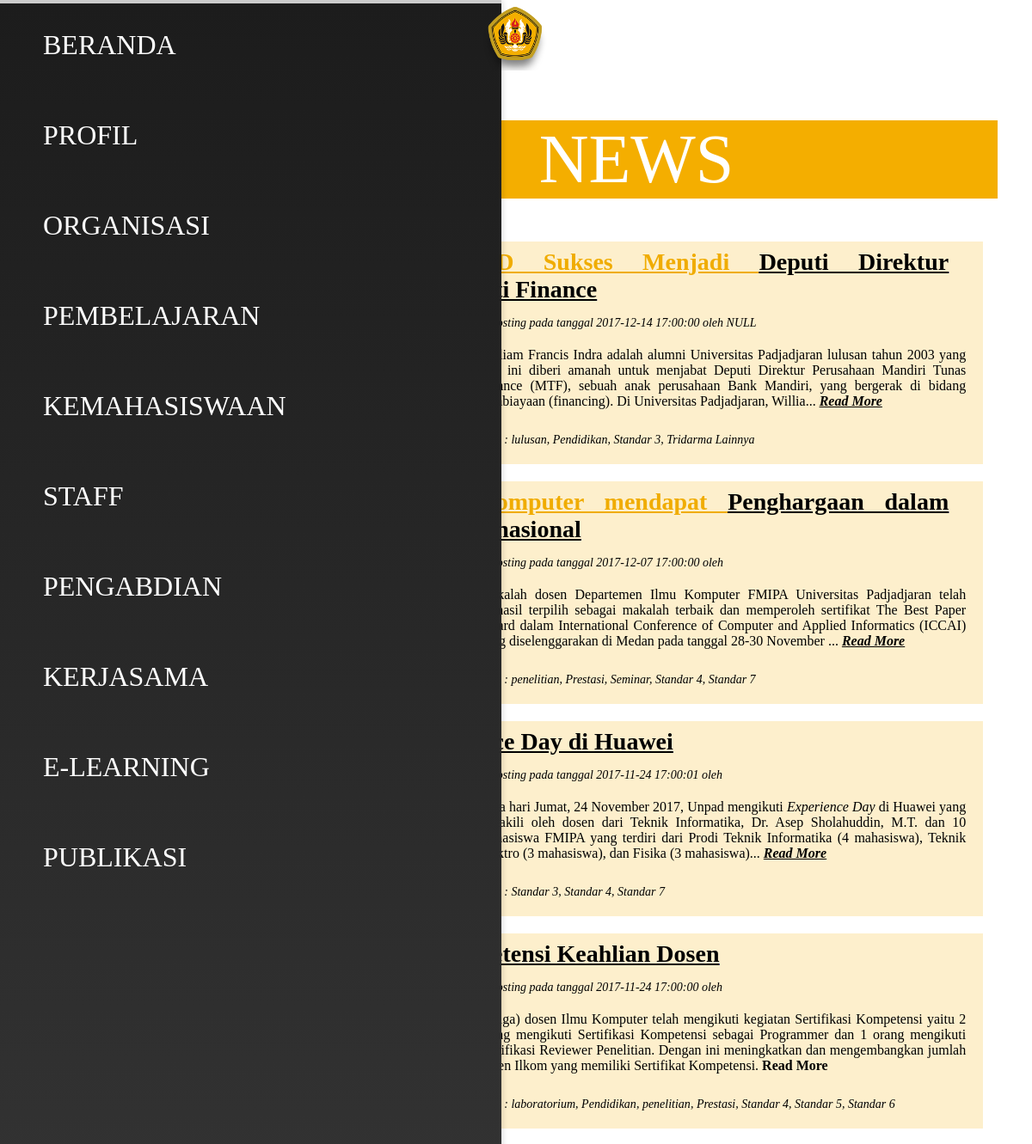
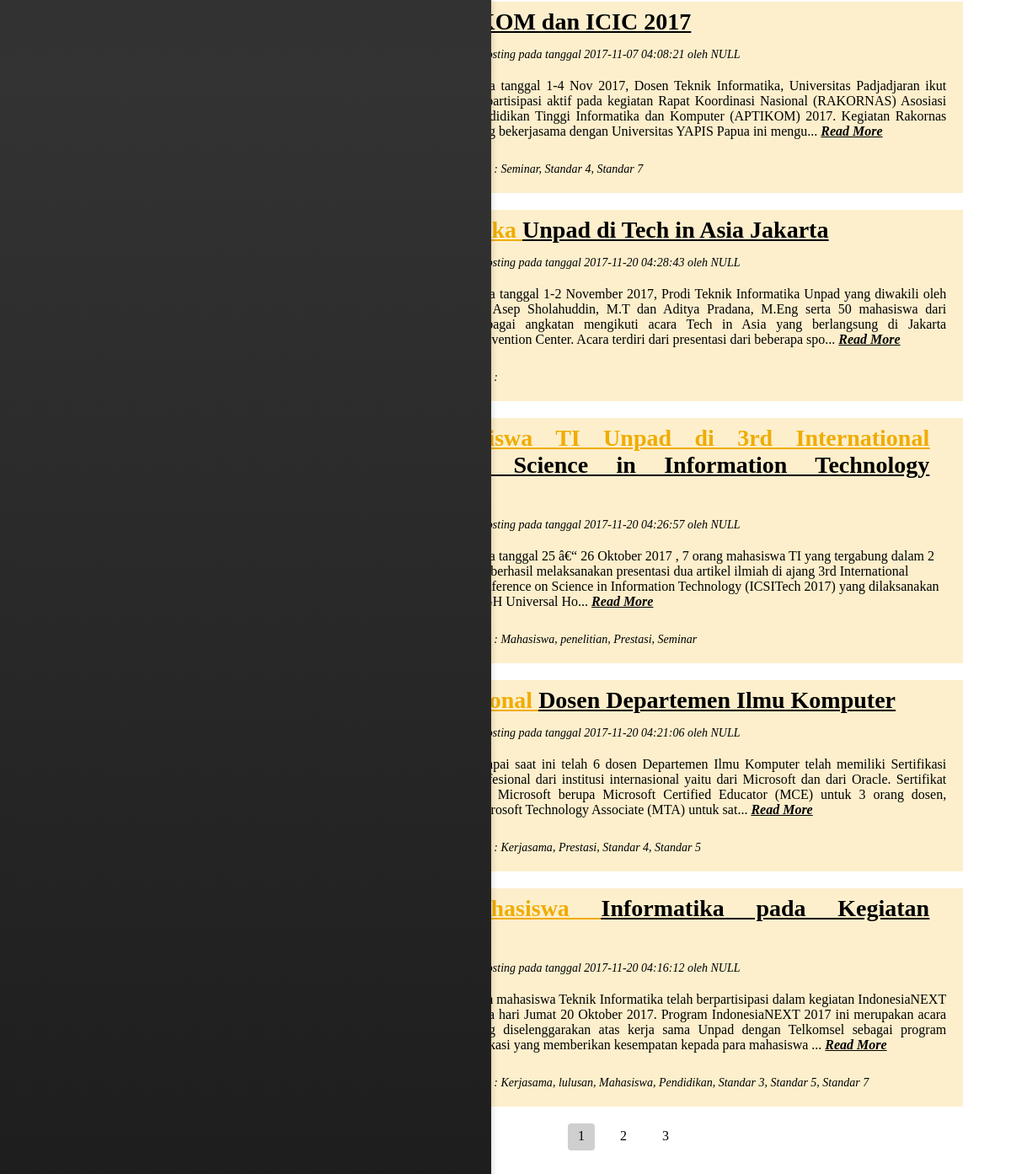
The page /Posting.php on the database as committed earlier (2 pictures, top to bottom).
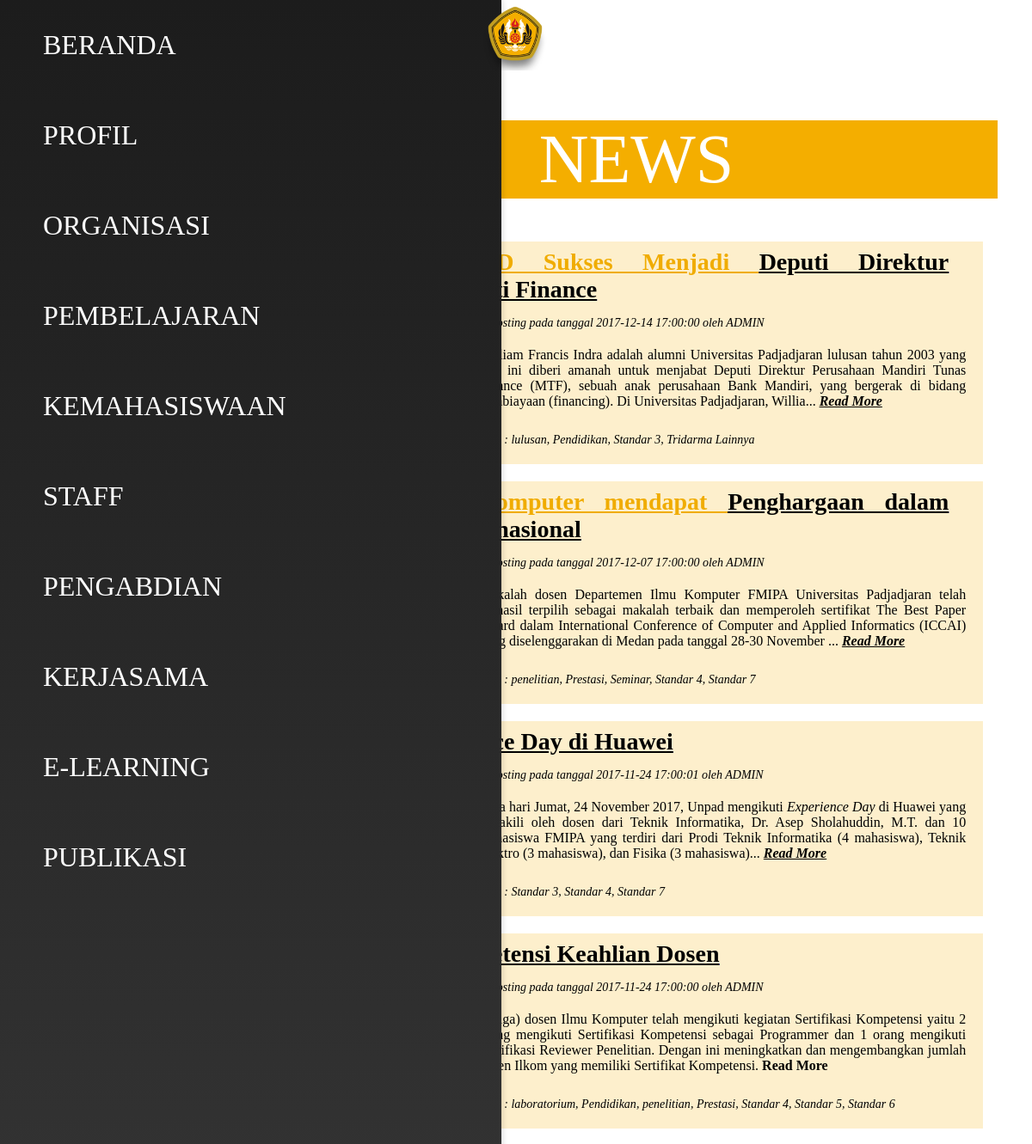
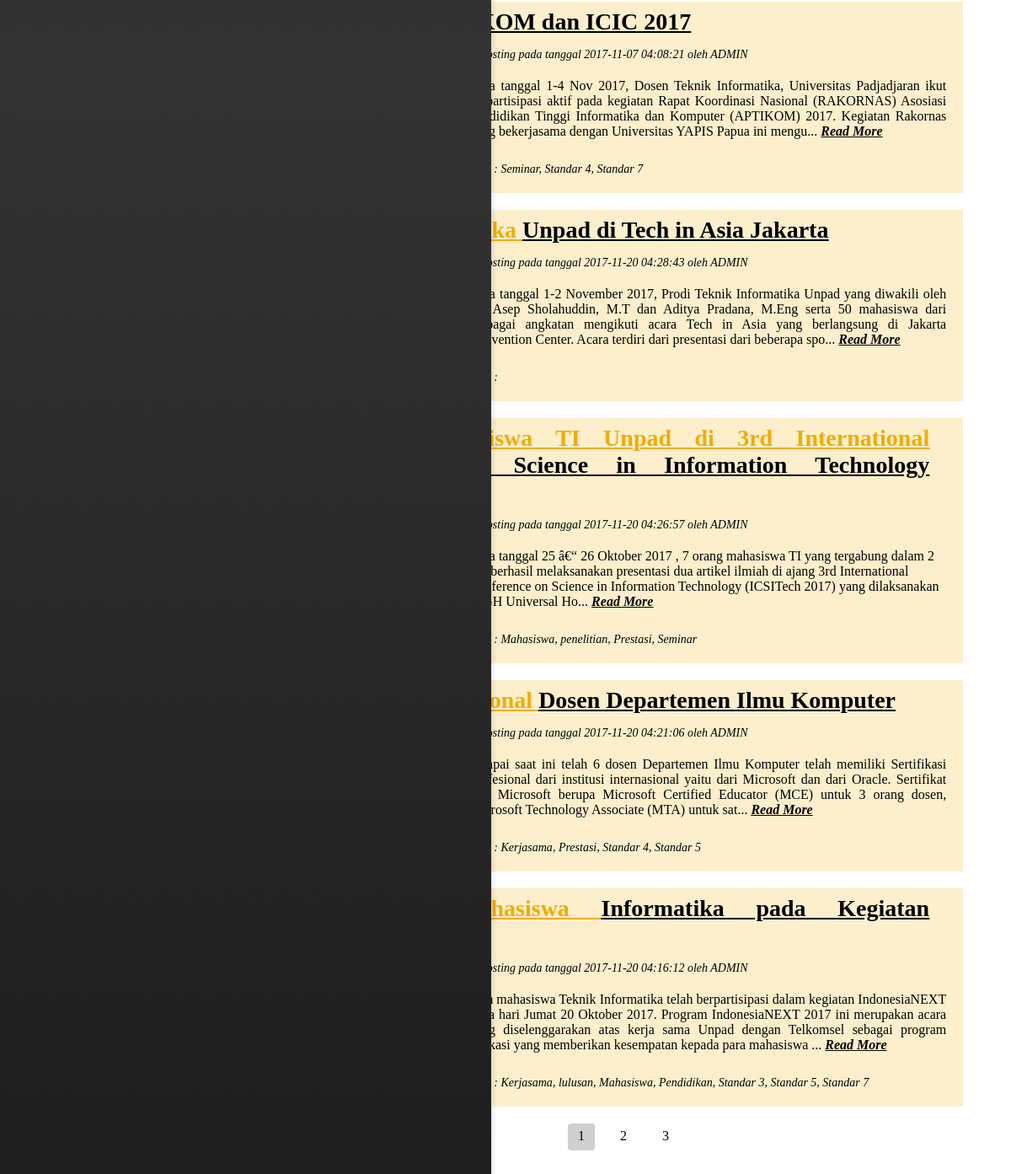
The same page on the database as committed later (2 pictures, top to bottom).
### tables this page shows
CREATE TABLE `posting` (
  `ID` int(11) NOT NULL,
  `Judul` text NOT NULL,
  `Tanggal` timestamp NOT NULL DEFAULT CURRENT_TIMESTAMP,
  `Isi` text NOT NULL,
  `Author` text NOT NULL,
  `tag0` int(11) DEFAULT NULL,
  `tag1` int(11) DEFAULT NULL,
  `tag2` int(11) DEFAULT NULL,
  `tag3` int(11) DEFAULT NULL,
  `tag4` int(11) DEFAULT NULL,
  `tag5` int(11) DEFAULT NULL,
  `tag6` int(11) DEFAULT NULL,
  `tag7` int(11) DEFAULT NULL,
  `tag8` int(11) DEFAULT NULL
);

CREATE TABLE `tags` (
  `ID` int(11) NOT NULL,
  `Text` text NOT NULL
);

CREATE TABLE `gambar` (
  `ID` int(11) NOT NULL,
  `TagPost` int(11) NOT NULL,
  `Utama` tinyint(1) NOT NULL,
  `caption` text
);

### Posting.php (the view, shortened to what this page needs)
<!DOCTYPE html>
<html lang="en" xmlns="http://www.w3.org/1999/xhtml">
<head>
</head>
<body>
	<?php
		include 'database.php';
		$id=0;
		$isi ='';
	?>
    <div class="grid-container">
        <div class="grid-headline-header"></div>
        <div class="grid-content">
            <div class="contentstyle" style="margin:40px;text-align:justify">
				<?php
					echo $isi."<br>";
								?>
								<?php
					if ($id==0){
						if ( $_GET['page'] ) { $page_id = $_GET['page']; }
						else { $page_id = 1; }
						$sqlx = "SELECT * FROM posting ORDER BY ID DESC LIMIT ".(($page_id - 1) * 10).",10";
						$resultx = $conn->query($sqlx);
						if (($resultx->num_rows > 0))
						{
							?>
							<div class="ultimate-header">
								<p>NEWS</p>
							</div>
							<ul>
							<?php
							while($rowx = $resultx->fetch_assoc())
							{
								$avaible = true;
								$sqly = "SELECT * FROM gambar";
								$resulty = $conn->query($sqly);
								?>
									<div class="daftar-artikel">
										<div class="daftar-artikel-header">
											<?php
											$mid = strrpos(substr($rowx["Judul"], 0, floor(strlen($rowx["Judul"]) / 2)), ' ') + 1;
											$judulf = substr($rowx["Judul"], 0, $mid);
											$judulb = substr($rowx["Judul"], $mid);
											?>
											<a href="?ID=<?php echo $rowx["ID"]?>">
											<b><span><?php echo $judulf; ?></span><span><?php echo $judulb; ?></span></b></a>
										</div>
										<div class="daftar-artikel-thumbnail">
											<?php
											while($rowy = $resulty->fetch_assoc()) {
												if (($rowx["ID"] == $rowy["TagPost"]) and ($rowy["Utama"] == 0) and $avaible) { $avaible=false;?>
													<img class="artikel-list-thumbnail" src="imgpost\<?php echo $rowy["ID"]; ?>-thumbnail.jpg">
											<?php } } ?>
										</div>
										<div>
											<p id="artikel-ket">
												Diposting pada tanggal
												<?php echo $rowx["Tanggal"]?>
												oleh
												<?php echo $rowx["Author"]?>
											</p>
										</div>
										<div class="daftar-artikel-content">
											<?php
												$str = $rowx["Isi"];
												$isi = substr($str, 0, 300);
												$isi .= "...";
												echo $isi;
											?>
											<a href="?ID=<?php echo $rowx["ID"]?>">
											<b>Read More</b></a><br>
										</div>
										<div>
											<p id="artikel-tags">Tags :
												<?php
													$tagn = 0;
													while ($tagn <= 8)
													{
														$sql_tag = "SELECT * FROM tags";
														$resultt = $conn->query($sql_tag);
														if ($resultt->num_rows > 0) {
															while($rowtag = $resultt->fetch_assoc()) {
																if ($rowx['tag'.$tagn] == $rowtag['ID']) { echo $rowtag['Text']; }
															}
														}
														if ($rowx["tag".($tagn + 1)] != 0) { echo ", "; }
														$tagn += 1;
													}
												?>
											</p>
										</div>
									</div>
								<?php
							}
							?>
							</ul>
							<div class="page-list-row">
								<?php
									$sqlm = "SELECT MAX(ID) FROM posting";
									$resultm = $conn->query($sqlm);
									while($rowm = $resultm->fetch_assoc()) { $max_page = ($rowm['MAX(ID)'] % 10) + 1; }
								?>
								<a href><div class="page-list-counter" id="active"><p><?php echo $page_id; ?><p></div></a>
								<?php if ($page_id < $max_page) { ?>
									<a href="?page=<?php echo $page_id + 1; ?>"><div class="page-list-counter"><p><?php echo $page_id + 1; ?><p></div></a>
								<?php }
								if ($page_id + 1 < $max_page) { ?>
									<a href="?page=<?php echo $page_id + 2; ?>"><div class="page-list-counter"><p><?php echo $page_id + 2; ?><p></div></a>
								<?php } ?>
							</div>
							<?php
						}
					}
				?>
            </div>
        </div>
    </div>
</body>
</html>

### css/konten_grid.css (style rules this page uses)
@media screen and (max-width: 1599px) and (min-width: 1200px) { .grid-container { margin-top: 42px; margin-left: 280px; } }
.grid-container { display: grid; z-index: 5; transition: 0.5s; }
.grid-content { top: -100px; position: relative; font-family: 'Futura bk BT'; }

### css/artikel.css (style rules this page uses)
h2 { font-family: 'Futura bk BT'; margin-bottom: 10px; }
p { font-family: 'Futura bk BT'; }
.contentstyle p { margin-top: 10px; }
.daftar-artikel { height: auto; margin: 20px 2% 20px 2%; padding: 3px 0 20px; color: black; background-color: #fdefcc; }
.daftar-artikel div:not(.daftar-artikel-header):not(.daftar-artikel-thumbnail) { padding-left: 220px; }
.daftar-artikel-header a span:first-child { text-decoration: underline; }
.daftar-artikel-header a span:last-child { text-decoration: underline; }
.daftar-artikel-header span:first-child { color: #f0ac00; }
.daftar-artikel-header span:last-child { color: black; }
.daftar-artikel-header { display: block; margin: 40px 40px 15px; margin-top: 5px; font-family: 'Futura md BT'; font-size: 28px; }
.daftar-artikel-thumbnail { text-align: center; position: absolute; display: inline-block; margin-left: 45px; width: 150px; height: 150px; border: 1px solid black; }
.artikel-list-thumbnail { height: 100%; width: auto; }
.daftar-artikel-content { margin: 20px; margin-left: 0; min-height: 5em; font-family: 'Futura bk BT'; font-size: 16px; }
.daftar-artikel-content a { font-style: italic; color: black; }
#artikel-ket, #artikel-tags { font-style: italic; font-size: 14px; }
.page-list-row { width: 100%; text-align: center; }
.page-list-counter { display: inline-block; margin: 0 7px; height: 30px; width: 30px; text-align: center; color: #000; border: 1px solid rgba(255, 255, 255, 0); transition: .4s; }
.page-list-counter#active { background-color: #cfcfcf; border-radius: 4px; }
.ultimate-header { transform: translateY(-30px); background-color: #f4ae00; width: 100%; height: auto; border-bottom: 40px; text-align: center; }
.ultimate-header p { font-size: 80px; color: white; }
.page-list-counter p { transform: translateY(-5px); }

### css/navbar.css (style rules this page uses)
@media screen and (max-width: 1200px) { div.navbar { position : fixed; top : 0; left: 0; width : auto; height: 100%; margin: 0; padding: 0; background-color: #555; background: linear-gradient(#1c1c1c, #333, #1c1c1c); z-index: 9; box-shadow: 0 0 8px 0 rgba(0, 0, 0, 0.2); overflow: auto; } }
@media screen and (max-width: 1200px) { li.navbar, .dropdown, li.lower-navbar { list-style-type: none; width: 100%; float: top; } }
@media screen and (max-width: 1200px) { li.navbar a, .dropdown a, li.lower-navbar a { display: block; color: white; text-align: left; padding: 30px 250px 30px 50px; font-size: calc(20px + 1.5vh); font-family: 'Futura Md BT'; text-decoration: none; margin-bottom: 4px; } }
@media screen and (max-width: 1200px) { .dropdown { display: block; position: relative; } }
@media screen and (max-width: 1200px) { ul.lower-mnavbar { position : fixed; top : 0; max-width : 8%; list-style-type: none; margin: 0 46%; padding: 0; z-index: 10; } }
@media screen and (max-width: 1200px) { li.lower-mnavbar { padding: 1px; float: middle; position: relative; } }

### css/konten.css (style rules this page uses)
h2 { font-family: 'Futura bk BT'; margin-bottom: 10px; }
p { font-family: 'Futura bk BT'; }
.contentstyle p { margin-top: 10px; }

Rows that differ between the two databases and show on the page:
changed posting "Alumni UNPAD Sukses Menjadi": Author "NULL" → "ADMIN"
changed posting "Dosen Ilmu Komputer mendapat": Author (not shown) → "ADMIN"
changed posting "Experience Day di Huawei": Author (not shown) → "ADMIN"
changed posting "Kompetensi Keahlian Dosen": Author (not shown) → "ADMIN"
changed posting "APTIKOM dan ICIC 2017": Author "NULL" → "ADMIN"
changed posting "Teknik Informatika": Author "NULL" → "ADMIN"
changed posting "Prestasi Mahasiswa TI Unpad di 3rd International": Author "NULL" → "ADMIN"
changed posting "Sertifikat Profesional": Author "NULL" → "ADMIN"
changed posting "Partisipasi Mahasiswa": Author "NULL" → "ADMIN"
